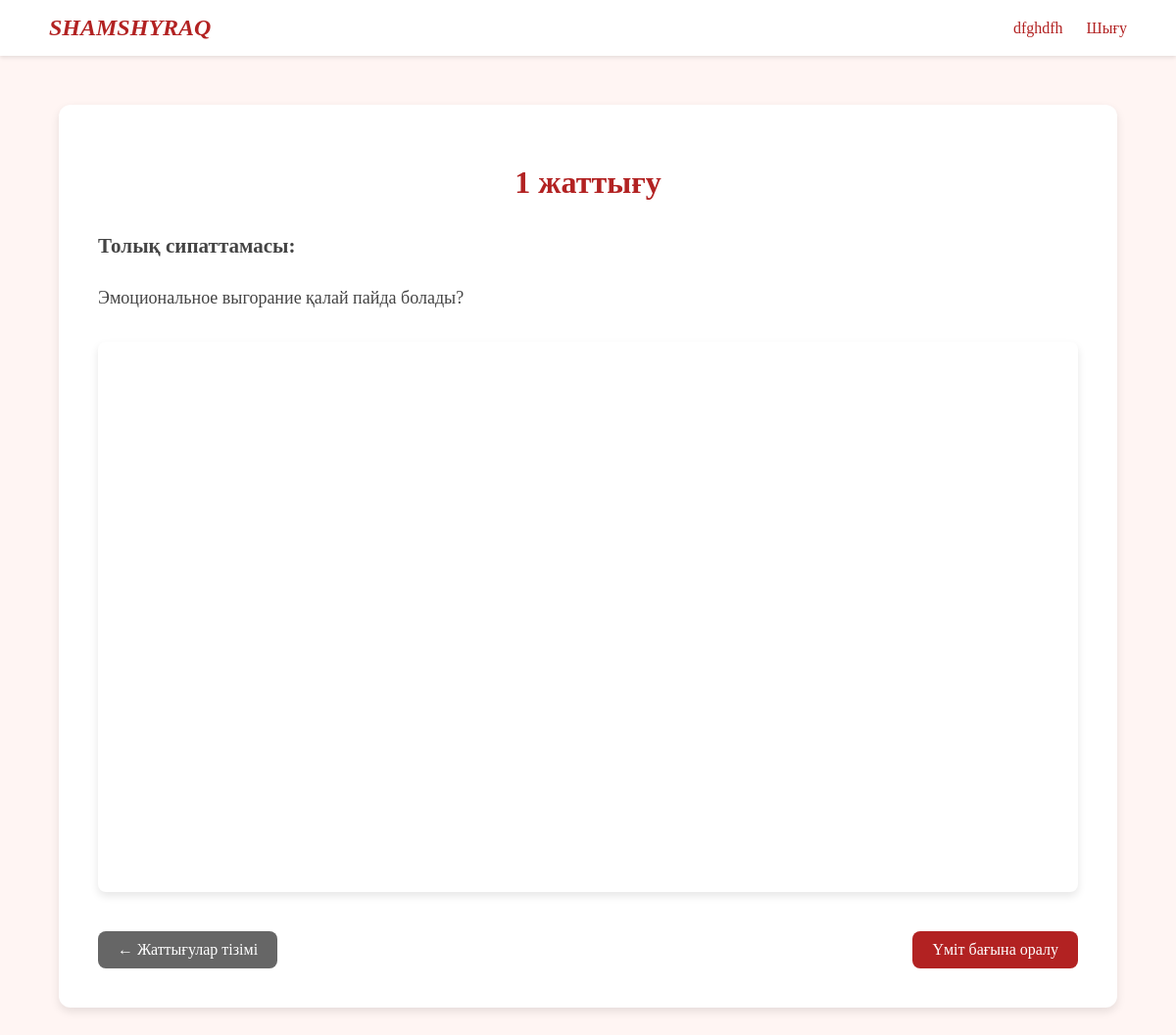
/exercise/0 (signed in), run on the app's committed database.
### tables this page shows
CREATE TABLE "exercise" (
	"id"	INTEGER,
	"name"	TEXT,
	"description"	TEXT,
	"video_url"	TEXT,
	PRIMARY KEY("id" AUTOINCREMENT)
);

### main.py (the view)
@app.get("/exercise/{exercise_id}", response_class=HTMLResponse)
def read_exercise_detail(request: Request, exercise_id: int, db: Database = Depends(get_db)):
    user = require_auth(request)
    if isinstance(user, RedirectResponse):
        return user
    exercise = db.get_exercise_by_id(exercise_id)
    if not exercise:
        return templates.TemplateResponse("error.html", {
            "request": request,
            "title": "Қате",
            "user": user,
            "error": "Жаттығу табылмады"
        })
    if user:
        db.add_view_history(user["id"], "exercise", exercise_id, exercise["name"])
    return templates.TemplateResponse("exercise_detail.html", {
        "request": request,
        "title": exercise["name"],
        "user": user,
        "exercise": exercise
    })

### templates/exercise_detail.html (shortened to what this page needs)
<!DOCTYPE html>
<html lang="kk">
<head>
</head>
<body>
    <nav class="navbar">
        <a href="/" class="logo">SHAMSHYRAQ</a>
        <div class="nav-links">
            {% if user %}
                <span style="color: #B22222; margin-right: 20px;">{{ user.name }}</span>
                <a href="/logout" style="text-decoration: none; color: #B22222;">Шығу</a>
            {% endif %}
        </div>
    </nav>
    <div class="container">
        <h1>{{ exercise.name }}</h1>
        <div class="exercise-content">
            <h3>Толық сипаттамасы:</h3>
            <p>{{ exercise.description }}</p>
        </div>
        {% if exercise.video_url %}
<div class="video-container">
    {% set vid = exercise.video_url
        | replace('https://www.youtube.com/watch?v=', '')
        | replace('https://youtu.be/', '')
        | replace('&t=', '?t=') %}
    <iframe
        src="https://www.youtube.com/embed/{{ vid }}"
        frameborder="0"
        allowfullscreen>
    </iframe>
</div>
{% endif %}
        <div class="button-group">
            <a href="/exercise" class="btn back-btn">← Жаттығулар тізімі</a>
            <a href="/hope" class="btn">Үміт бағына оралу</a>
        </div>
    </div>
</body>
</html>

### templates/exercise_detail.html (style rules this page uses)
body { font-family: 'Times New Roman'; background: #FFF5F3; margin: 0; padding: 0; }
.navbar { display: flex; justify-content: space-between; align-items: center; padding: 15px 50px; background-color: #fff; box-shadow: 0 2px 4px rgba(0,0,0,0.1); }
.navbar .logo { font-size: 24px; font-weight: bold; font-style: italic; color: #B22222; text-decoration: none; }
.container { max-width: 1000px; margin: 50px auto; background: #fff; border-radius: 12px; padding: 40px; box-shadow: 0 4px 10px rgba(0,0,0,0.1); }
h1 { color: #B22222; margin-bottom: 20px; text-align: center; }
.exercise-content { margin: 30px 0; font-size: 18px; line-height: 1.6; color: #444; text-align: justify; }
.video-container { position: relative; width: 100%; padding-bottom: 56.25%; height: 0; margin: 30px 0; border-radius: 8px; overflow: hidden; box-shadow: 0 4px 8px rgba(0,0,0,0.1); }
.video-container iframe { position: absolute; top: 0; left: 0; width: 100%; height: 100%; }
.button-group { display: flex; justify-content: space-between; margin-top: 40px; }
button, .btn { background: #B22222; color: white; padding: 10px 20px; border: none; border-radius: 8px; cursor: pointer; text-decoration: none; display: inline-block; font-size: 16px; }
.back-btn { background: #666; }

### data on the page
exercise: name "1 жаттығу", description "Эмоциональное выгорание қалай пайда болады?"

### other printed values
{{ user.name }} "dfghdfh"
